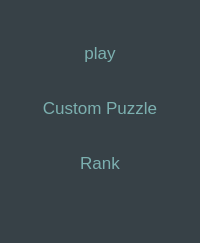
<?xml version="1.0" encoding="UTF-8"?>
<ui version="4.0">
 <class>Menu</class>
 <widget class="QMainWindow" name="Menu">
  <property name="geometry">
   <rect>
    <x>0</x>
    <y>0</y>
    <width>200</width>
    <height>243</height>
   </rect>
  </property>
  <property name="palette">
   <palette>
    <active>
     <colorrole role="Base">
      <brush brushstyle="SolidPattern">
       <color alpha="255">
        <red>255</red>
        <green>255</green>
        <blue>255</blue>
       </color>
      </brush>
     </colorrole>
     <colorrole role="Window">
      <brush brushstyle="SolidPattern">
       <color alpha="255">
        <red>55</red>
        <green>65</green>
        <blue>71</blue>
       </color>
      </brush>
     </colorrole>
    </active>
    <inactive>
     <colorrole role="Base">
      <brush brushstyle="SolidPattern">
       <color alpha="255">
        <red>255</red>
        <green>255</green>
        <blue>255</blue>
       </color>
      </brush>
     </colorrole>
     <colorrole role="Window">
      <brush brushstyle="SolidPattern">
       <color alpha="255">
        <red>55</red>
        <green>65</green>
        <blue>71</blue>
       </color>
      </brush>
     </colorrole>
    </inactive>
    <disabled>
     <colorrole role="Base">
      <brush brushstyle="SolidPattern">
       <color alpha="255">
        <red>55</red>
        <green>65</green>
        <blue>71</blue>
       </color>
      </brush>
     </colorrole>
     <colorrole role="Window">
      <brush brushstyle="SolidPattern">
       <color alpha="255">
        <red>55</red>
        <green>65</green>
        <blue>71</blue>
       </color>
      </brush>
     </colorrole>
    </disabled>
   </palette>
  </property>
  <property name="windowTitle">
   <string>Menu</string>
  </property>
  <widget class="QWidget" name="centralwidget">
   <widget class="QPushButton" name="pushButton">
    <property name="geometry">
     <rect>
      <x>40</x>
      <y>35</y>
      <width>120</width>
      <height>35</height>
     </rect>
    </property>
    <property name="palette">
     <palette>
      <active>
       <colorrole role="Button">
        <brush brushstyle="SolidPattern">
         <color alpha="255">
          <red>55</red>
          <green>65</green>
          <blue>71</blue>
         </color>
        </brush>
       </colorrole>
       <colorrole role="ButtonText">
        <brush brushstyle="SolidPattern">
         <color alpha="255">
          <red>124</red>
          <green>176</green>
          <blue>176</blue>
         </color>
        </brush>
       </colorrole>
      </active>
      <inactive>
       <colorrole role="Button">
        <brush brushstyle="SolidPattern">
         <color alpha="255">
          <red>55</red>
          <green>65</green>
          <blue>71</blue>
         </color>
        </brush>
       </colorrole>
       <colorrole role="ButtonText">
        <brush brushstyle="SolidPattern">
         <color alpha="255">
          <red>124</red>
          <green>176</green>
          <blue>176</blue>
         </color>
        </brush>
       </colorrole>
      </inactive>
      <disabled>
       <colorrole role="Button">
        <brush brushstyle="SolidPattern">
         <color alpha="255">
          <red>55</red>
          <green>65</green>
          <blue>71</blue>
         </color>
        </brush>
       </colorrole>
       <colorrole role="ButtonText">
        <brush brushstyle="SolidPattern">
         <color alpha="255">
          <red>190</red>
          <green>190</green>
          <blue>190</blue>
         </color>
        </brush>
       </colorrole>
      </disabled>
     </palette>
    </property>
    <property name="font">
     <font>
      <pointsize>13</pointsize>
     </font>
    </property>
    <property name="text">
     <string>play</string>
    </property>
    <property name="autoDefault">
     <bool>false</bool>
    </property>
    <property name="default">
     <bool>false</bool>
    </property>
    <property name="flat">
     <bool>true</bool>
    </property>
   </widget>
   <widget class="QPushButton" name="pushButton_2">
    <property name="geometry">
     <rect>
      <x>40</x>
      <y>90</y>
      <width>120</width>
      <height>35</height>
     </rect>
    </property>
    <property name="palette">
     <palette>
      <active>
       <colorrole role="Button">
        <brush brushstyle="SolidPattern">
         <color alpha="255">
          <red>55</red>
          <green>65</green>
          <blue>71</blue>
         </color>
        </brush>
       </colorrole>
       <colorrole role="ButtonText">
        <brush brushstyle="SolidPattern">
         <color alpha="255">
          <red>124</red>
          <green>176</green>
          <blue>176</blue>
         </color>
        </brush>
       </colorrole>
      </active>
      <inactive>
       <colorrole role="Button">
        <brush brushstyle="SolidPattern">
         <color alpha="255">
          <red>55</red>
          <green>65</green>
          <blue>71</blue>
         </color>
        </brush>
       </colorrole>
       <colorrole role="ButtonText">
        <brush brushstyle="SolidPattern">
         <color alpha="255">
          <red>124</red>
          <green>176</green>
          <blue>176</blue>
         </color>
        </brush>
       </colorrole>
      </inactive>
      <disabled>
       <colorrole role="Button">
        <brush brushstyle="SolidPattern">
         <color alpha="255">
          <red>55</red>
          <green>65</green>
          <blue>71</blue>
         </color>
        </brush>
       </colorrole>
       <colorrole role="ButtonText">
        <brush brushstyle="SolidPattern">
         <color alpha="255">
          <red>190</red>
          <green>190</green>
          <blue>190</blue>
         </color>
        </brush>
       </colorrole>
      </disabled>
     </palette>
    </property>
    <property name="font">
     <font>
      <pointsize>13</pointsize>
     </font>
    </property>
    <property name="text">
     <string>Custom Puzzle</string>
    </property>
    <property name="autoDefault">
     <bool>false</bool>
    </property>
    <property name="default">
     <bool>false</bool>
    </property>
    <property name="flat">
     <bool>true</bool>
    </property>
   </widget>
   <widget class="QPushButton" name="pushButton_3">
    <property name="geometry">
     <rect>
      <x>40</x>
      <y>145</y>
      <width>120</width>
      <height>35</height>
     </rect>
    </property>
    <property name="palette">
     <palette>
      <active>
       <colorrole role="Button">
        <brush brushstyle="SolidPattern">
         <color alpha="255">
          <red>55</red>
          <green>65</green>
          <blue>71</blue>
         </color>
        </brush>
       </colorrole>
       <colorrole role="ButtonText">
        <brush brushstyle="SolidPattern">
         <color alpha="255">
          <red>124</red>
          <green>176</green>
          <blue>176</blue>
         </color>
        </brush>
       </colorrole>
      </active>
      <inactive>
       <colorrole role="Button">
        <brush brushstyle="SolidPattern">
         <color alpha="255">
          <red>55</red>
          <green>65</green>
          <blue>71</blue>
         </color>
        </brush>
       </colorrole>
       <colorrole role="ButtonText">
        <brush brushstyle="SolidPattern">
         <color alpha="255">
          <red>124</red>
          <green>176</green>
          <blue>176</blue>
         </color>
        </brush>
       </colorrole>
      </inactive>
      <disabled>
       <colorrole role="Button">
        <brush brushstyle="SolidPattern">
         <color alpha="255">
          <red>55</red>
          <green>65</green>
          <blue>71</blue>
         </color>
        </brush>
       </colorrole>
       <colorrole role="ButtonText">
        <brush brushstyle="SolidPattern">
         <color alpha="255">
          <red>190</red>
          <green>190</green>
          <blue>190</blue>
         </color>
        </brush>
       </colorrole>
      </disabled>
     </palette>
    </property>
    <property name="font">
     <font>
      <pointsize>13</pointsize>
     </font>
    </property>
    <property name="text">
     <string>Rank</string>
    </property>
    <property name="autoDefault">
     <bool>false</bool>
    </property>
    <property name="default">
     <bool>false</bool>
    </property>
    <property name="flat">
     <bool>true</bool>
    </property>
   </widget>
  </widget>
 </widget>
 <resources/>
 <connections/>
</ui>
